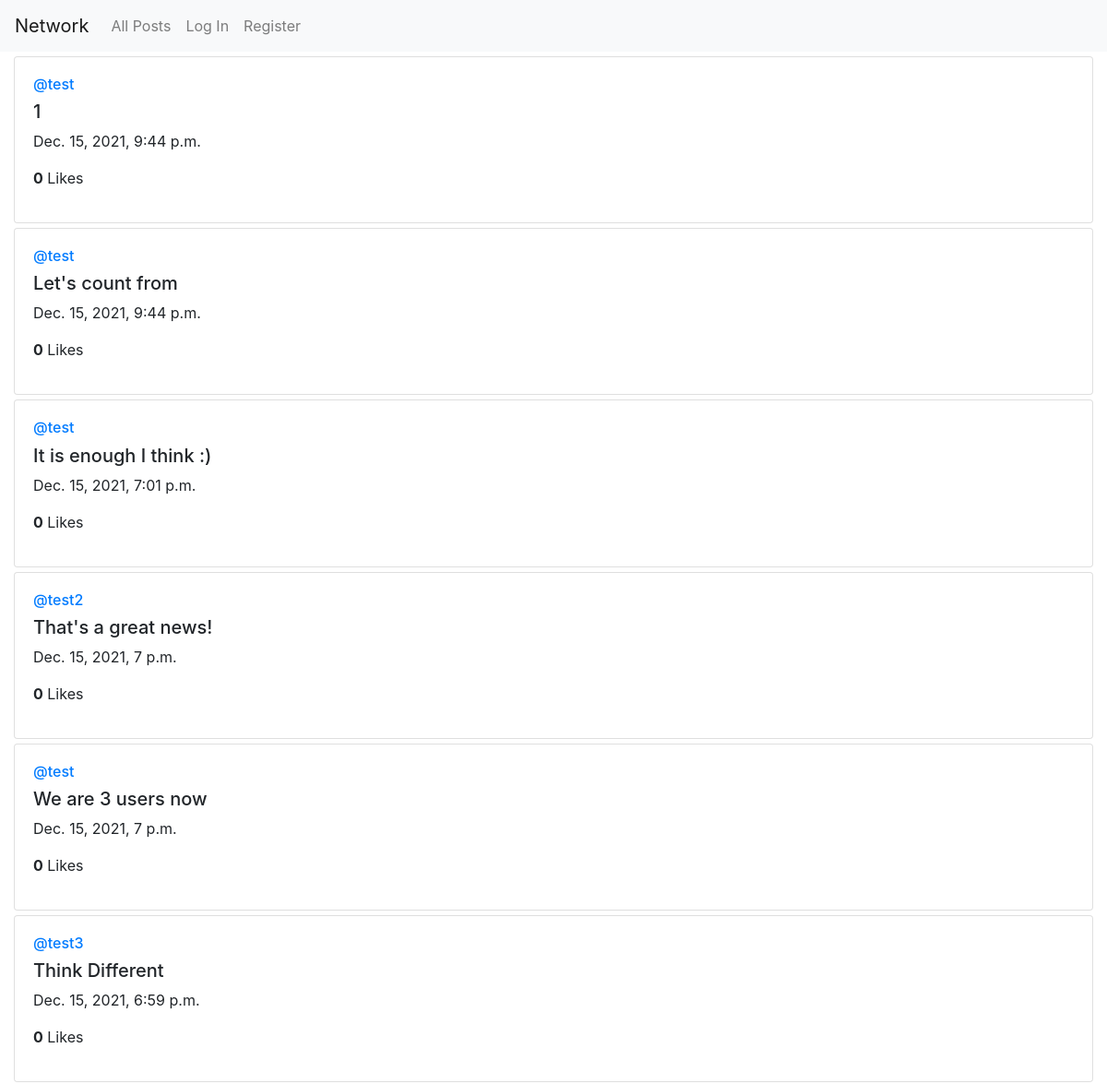
The app's page /?page=2 (upper part), older data.
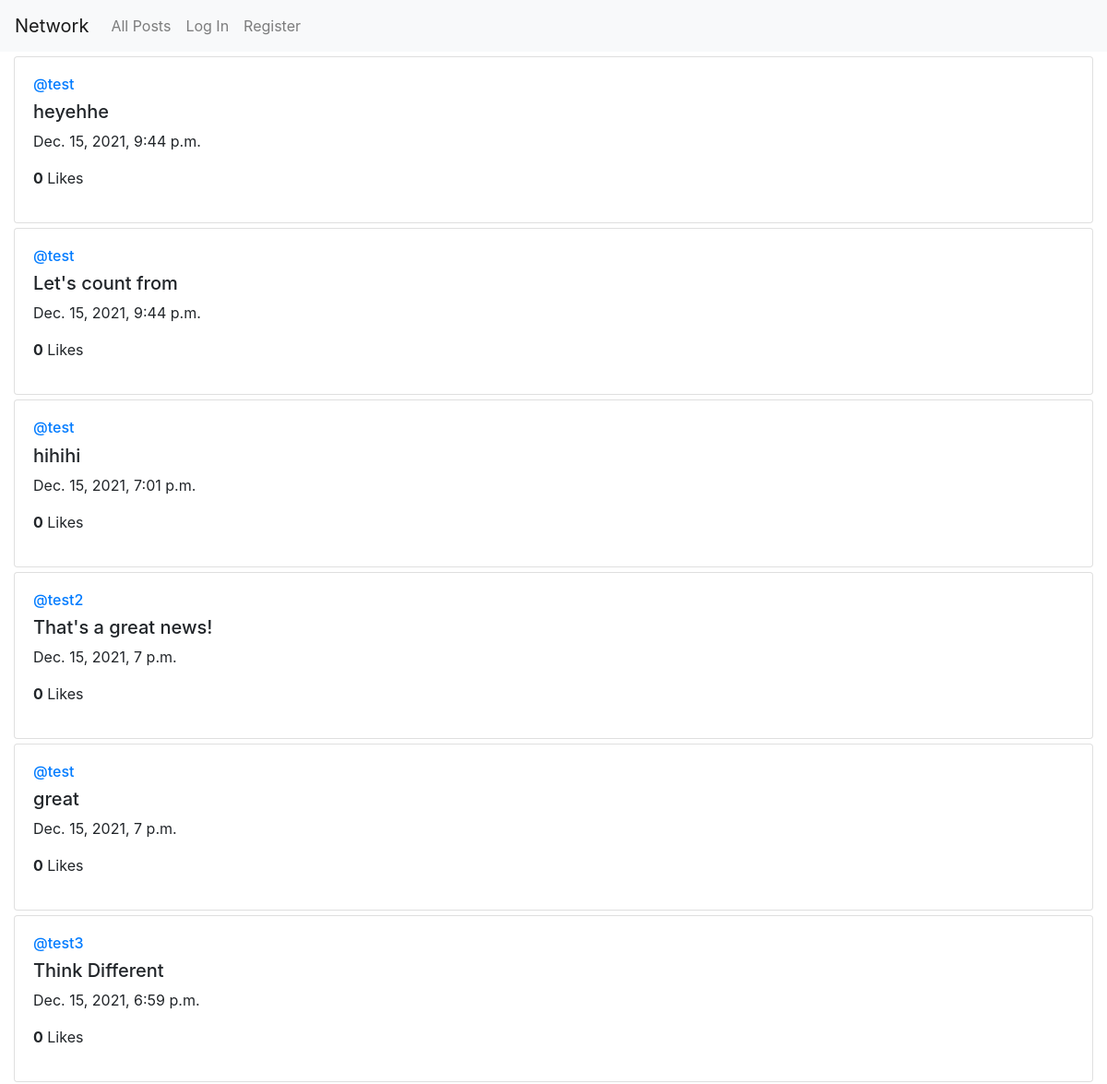
The same page, newer data.
### network/models.py (models this page shows, shortened)
class Post(models.Model):
    id = models.UUIDField(primary_key=True, default=uuid.uuid4, editable=False) # each post uniquely identified using UUID v4
    user = models.ForeignKey("User", on_delete=models.CASCADE, related_name="posts")
    text = models.TextField()
    created_at = models.DateTimeField(auto_now_add=True) # Automatically set the field to now when the post is created
    likes = models.ManyToManyField(User, blank=True, related_name="liked")

class User(AbstractUser):
    following = models.ManyToManyField("self", blank=True, symmetrical=False, related_name="followers")

### network/views.py (the view)
# urls.py: path("", views.index, name="index"),
def index(request):
    if request.method == "POST":    # Create new post
        user = request.user
        text = request.POST["text"]
        post = Post(user=user, text=text)
        post.save()
    all_posts = Post.objects.order_by('-created_at')
    page_index = request.GET.get('page', 1) # Get the page index from the URL
    p = Paginator(all_posts, 10)
    try:
        c_page = p.page(page_index)
    except PageNotAnInteger:    # Get to the first page
        c_page = p.page(1)
    except EmptyPage:   # Get to the last existing page
        c_page = p.page(p.num_pages)
    c_user = None
    if request.user.is_authenticated:
        c_user = User.objects.get(username=request.user.username)
    return render(request, "network/index.html", {
        "c_page": c_page,
        "c_user": c_user
    })

### network/templates/network/index.html (shortened to what this page needs)
{% extends "network/layout.html" %}
{% load static %}
{% block body %}
    {% for post in c_page.object_list %}
    <div class="card" style="margin: 5px 0;">
        <div class="card-body">
            <a href="{% url 'profile' username=post.user.username %}"><h6>@{{ post.user }}</h6></a>
            <div class="post-content" data-pid="{{post.id}}">
                <h5 data-pid="{{post.id}}">{{ post.text }}</h5>
                <p>{{ post.created_at }}</p>
                {% if user.is_authenticated %}
                    <p data-pid="{{post.id}}" style="cursor:pointer;" onclick="likeUnlike(this)"><b>{{ post.likes.count }}</b> Likes</p>
                {% else %}
                    <p style="cursor:pointer;"><b>{{ post.likes.count }}</b> Likes</p>
                {% endif %}
            </div>
        </div>
    </div>
    {% endfor %}
{% endblock %}

Row changes from the older to the newer data that the page shows:
changed Post: text "1" → "heyehhe"
changed Post: text "It is enough I think :)" → "hihihi"
changed Post: text "We are 3 users now" → "great"
